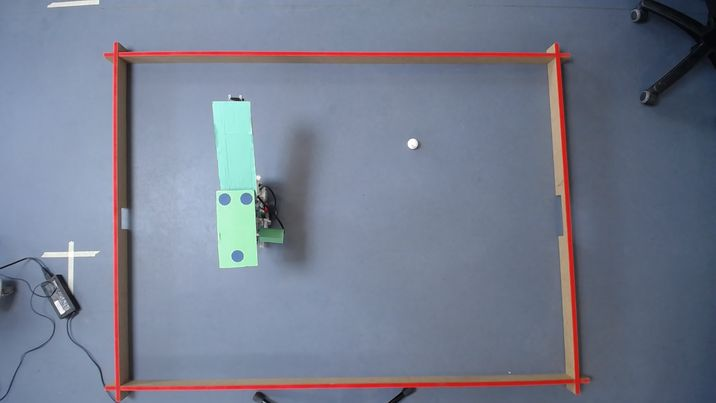
#> input picture testpic.png, 716 x 403 px; its folder holds only this picture in this run
$ python -i masktests.py   (imports and definitions only)
#> lines starting #> are read from the running program, lines starting #| are printed output that depends on the picture; after the words box and inside, x2 and y2 are one past the last pixel; in counts of white or black regions, pixels touching at a corner belong together
#> further down, picture is the input picture: shape (403, 716, 3); mean B, G, R 142.4, 124.6, 117.1
import cv2
import numpy as np
import os

class ImageProcessor:
    def __init__(self):
        pass

    # [84 lines left out: functions load_image, find_balls_hsv, find_orangeball_hsv, find_robot, not called in this run]

    @staticmethod
    def find_arena(image):
        lab = cv2.cvtColor(image, cv2.COLOR_BGR2LAB)
#> lab: shape (403, 716, 3); mean of channels 0, 1, 2 133, 129.6, 117.9
        red = cv2.threshold(lab[:, :, 1], 127, 255, cv2.THRESH_BINARY + cv2.THRESH_OTSU)[1]
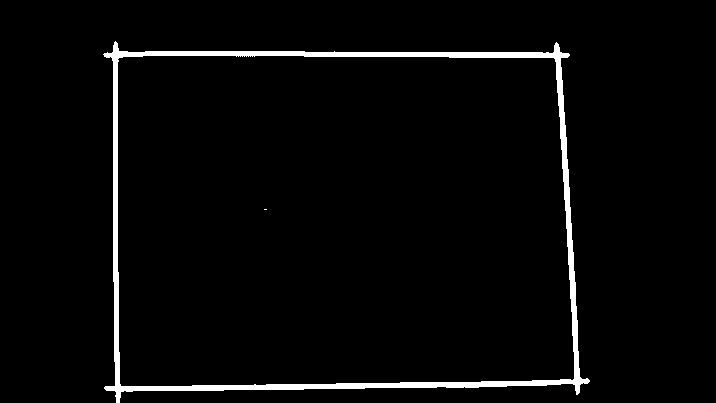
#> red: shape (403, 716); 3% white; 2 white regions (1 under 20 px), largest, box (x1, y1, x2, y2) and area: (103, 41, 590, 403) 8788
        edges = cv2.Canny(red, 100, 200)
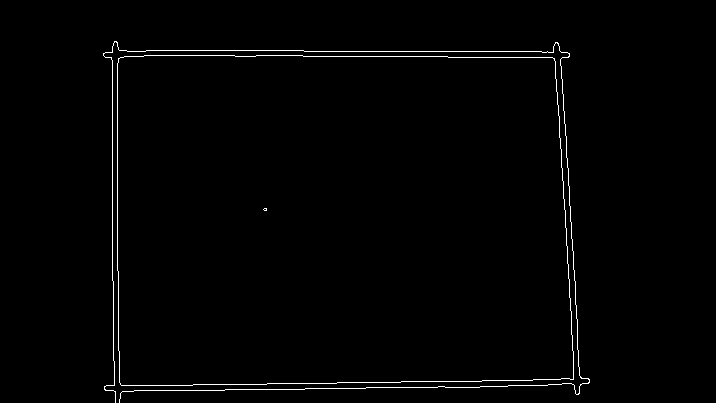
#> edges: shape (403, 716); 1.1% white in thin lines or dots, all inside (x1, y1, x2, y2) = (103, 41, 590, 403)
        contours, _ = cv2.findContours(edges, cv2.RETR_CCOMP, cv2.CHAIN_APPROX_SIMPLE)
#> contours = 5 contours, 3 with area under 20; largest, box (x1, y1, x2, y2) and area: (117, 55, 574, 386) 145915, (117, 55, 574, 386) 145914
        if len(contours) == 0:
            print("No contours found in arena.")
            return [], image
        max_contour = max(contours, key=cv2.contourArea)
#> max_contour = contour of 83 points, box (x1, y1, x2, y2) (117, 55, 574, 386), area 145915
        max_contour_area = cv2.contourArea(max_contour) * 0.99
#> max_contour_area = 144455.9
        min_contour_area = cv2.contourArea(max_contour) * 0.002
#> min_contour_area = 291.8
        filtered_contours = [cnt for cnt in contours if max_contour_area > cv2.contourArea(cnt) > min_contour_area]
#> filtered_contours = []
        output_image = image.copy()
        cv2.drawContours(output_image, filtered_contours, -1, (60, 0, 0), 3)
        return filtered_contours, output_image

    @staticmethod
    def process_image(image):
        filtered_contours, output_image = ImageProcessor.find_arena(image)
#> filtered_contours = []
#> (the run stopped early here; a loop or call above may not have finished)

$ run again, on 1.png
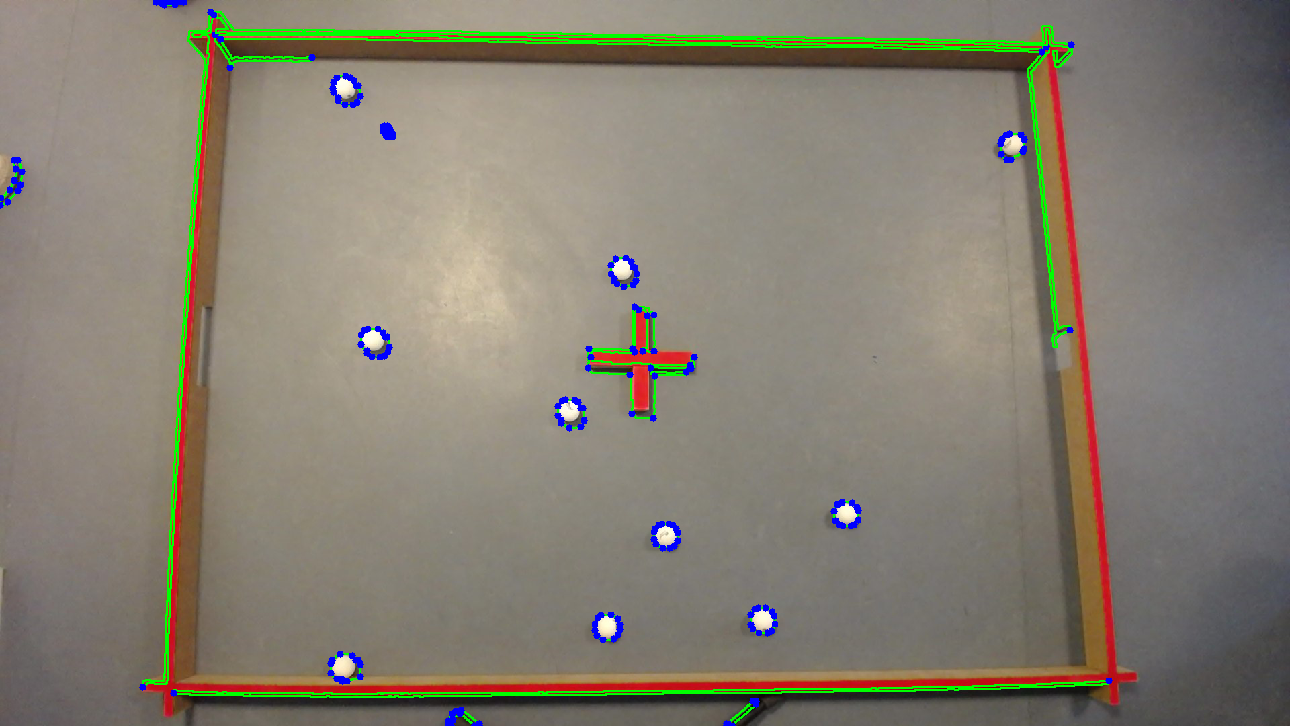
#> input picture 1.png, 1290 x 726 px
#> picture is the input picture: shape (726, 1290, 3); mean B, G, R 113.7, 127.1, 133.4
#> lab: shape (726, 1290, 3); mean of channels 0, 1, 2 137.7, 129.3, 136.4
#> in find_arena, `red = cv2.threshold(lab[:, :, 1], 127, 255, cv2.THRESH_BINARY + cv2.TH..`:
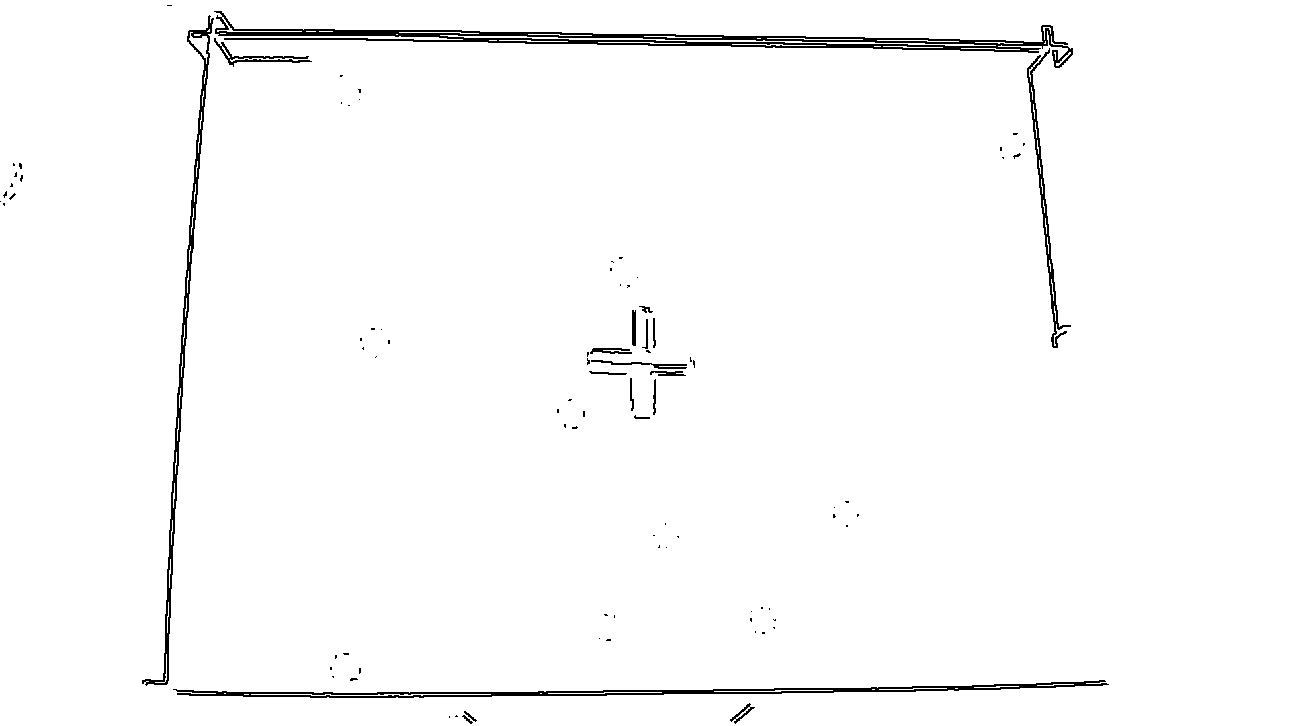
#> red: shape (726, 1290); 98.1% white; black in thin lines or dots, all inside (x1, y1, x2, y2) = (0, 5, 1109, 724)
#> edges: shape (726, 1290); 0.94% white in thin lines or dots, all inside (x1, y1, x2, y2) = (0, 4, 1109, 724)
#> contours = 503 contours, 500 with area under 20; largest, box (x1, y1, x2, y2) and area: (631, 309, 637, 346) 142, (631, 309, 637, 346) 140, (9, 193, 16, 200) 20
#> max_contour = contour of 12 points, box (x1, y1, x2, y2) (631, 309, 637, 346), area 142
#> max_contour_area = 140.1
#> min_contour_area = 0.283
#> in find_arena, `filtered_contours = [cnt for cnt in contours if max_contour_area > cv2..`: filtered_contours = 151 contours, 150 with area under 20; largest, box (x1, y1, x2, y2) and area: (9, 193, 16, 200) 20
#> in find_arena, `cv2.drawContours(output_image, filtered_contours, -1, (60, 0, 0), 3)`:
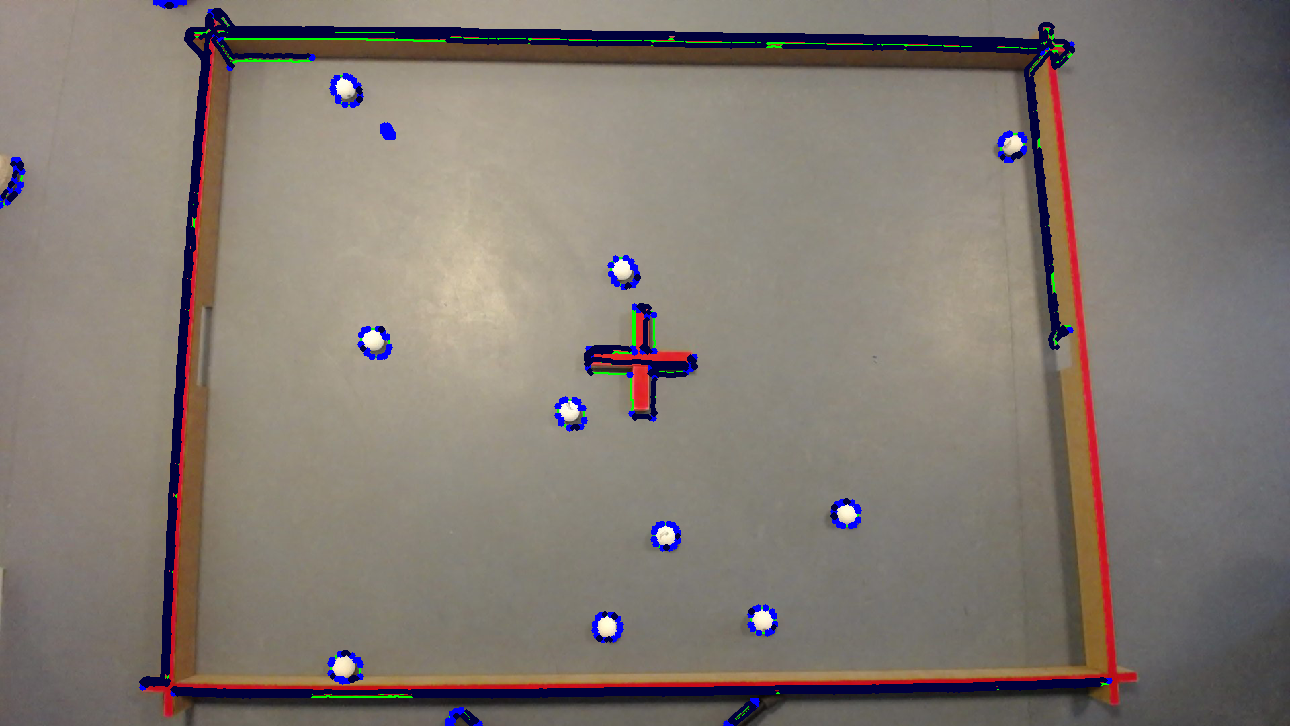
#> output_image: shape (726, 1290, 3); 3.56% of pixels changed, all inside (x1, y1, x2, y2) = (1, 2, 1108, 726)
